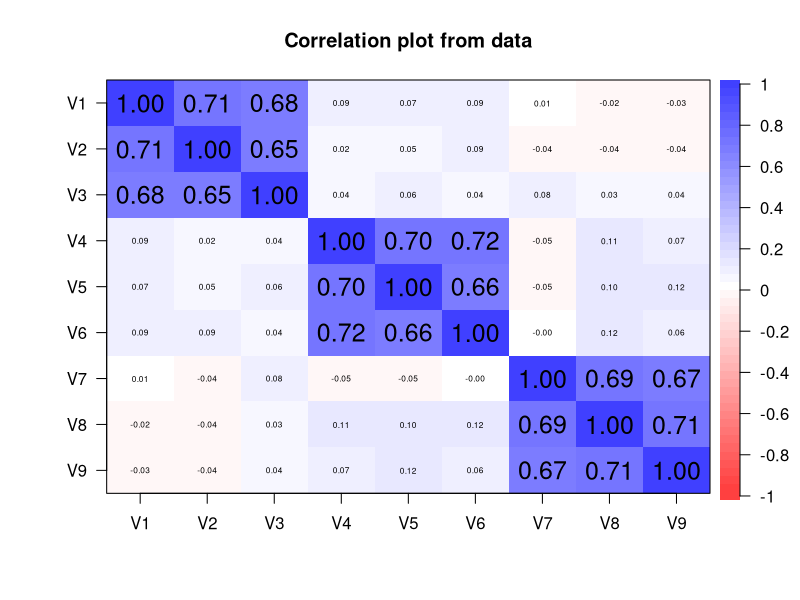
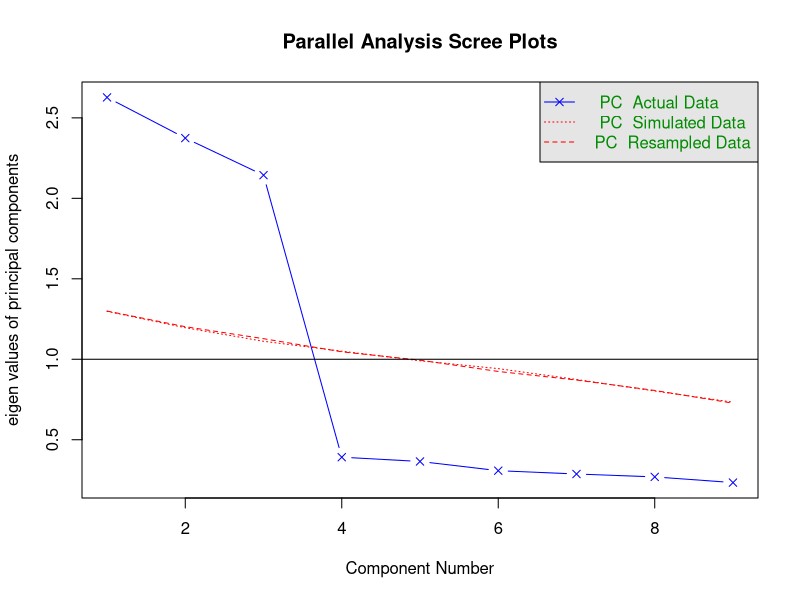
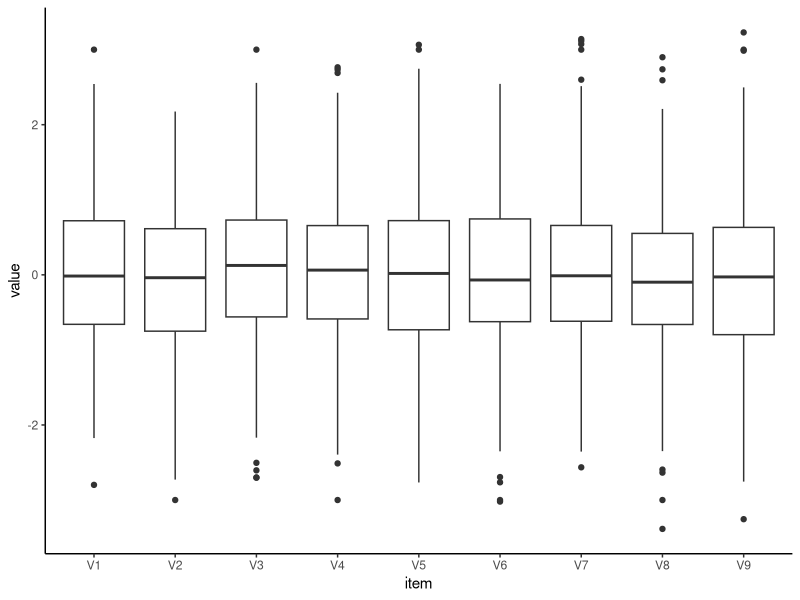
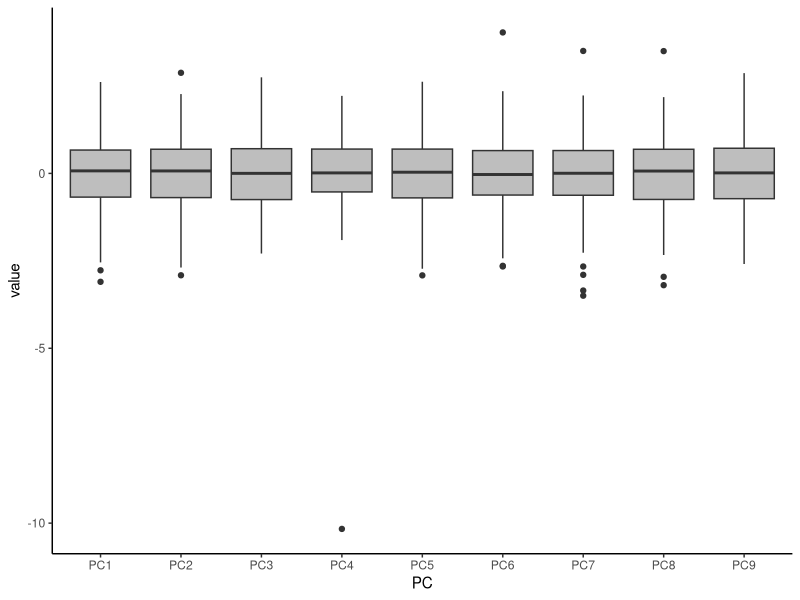

R code for these plots, in order:
## ---- chunk 1
knitr::opts_chunk$set(echo = TRUE)
## ---- chunk 2
library(MASS)
library(psych)
library(knitr)
library(kableExtra)
library(plyr)
library(tidyverse)
## ---- chunk 3
means <- matrix(c(0,0,0,0,0,0,0,0,0))
sigma <- matrix(c(1,.7,.7,0,0,0,0,0,0,
                  .7,1,.7,0,0,0,0,0,0,
                  .7,.7,1,0,0,0,0,0,0,
                  0,0,0,1,.7,.7,0,0,0,
                  0,0,0,.7,1,.7,0,0,0,
                  0,0,0,.7,.7,1,0,0,0,
                  0,0,0,0,0,0,1,.7,.7,
                  0,0,0,0,0,0,.7,1,.7,
                  0,0,0,0,0,0,.7,.7,1),nrow=9,ncol=9)
Data <- mvrnorm(250,means,sigma)
Data <- as.data.frame(Data)
cor(Data)

corPlot(Data)

Data_Original <- Data
## ---- chunk 4
R <- cor(Data)
KMO(R)
## ---- chunk 5
cortest.bartlett(R=R,n=length(Data[,1]))
## ---- chunk 6
scree <- fa.parallel(Data,fa="pc")
## ---- chunk 7
PCA_1 <- principal(Data, nFactors = 3, rotate = "none", residuals = T)
PCA_1
## ---- chunk 8
# Create a correlation matrix of the residuals by replacing the main diagonal with ones.
R1 <- diag(PCA_1$residual)
R2 <- diag(R1)
R3 <- PCA_1$residual-R2
R4 <- diag(9) + R3

# Assess the factorability of the residual correlation matrix.
KMO(R4)
cortest.bartlett(R=R4,n=length(Data[,1]))
## ---- chunk 9
Data[250,] <- c(3,-3,3,-3,3,-3,3,-3,3)
## ---- chunk 10
describe(Data)
## ---- chunk 11
Data %>%
  gather(key = item, value = value) %>%
  ggplot(aes(x = item, y = value)) + 
    geom_boxplot() +
    theme_classic()
## ---- chunk 12
PCA_2 <- principal(Data,nfactors=9,rotate="none",residuals=TRUE,scores=TRUE)
PCA_2
## ---- chunk 13
Data_PC <- as.data.frame(PCA_2$scores)
## ---- chunk 14
describe(Data_PC)
## ---- chunk 15
Data_PC %>%
  gather(key = PC, value = value) %>%
  ggplot(aes(x = PC, y = value)) + 
    geom_boxplot(fill = "gray") + 
    theme_classic()
